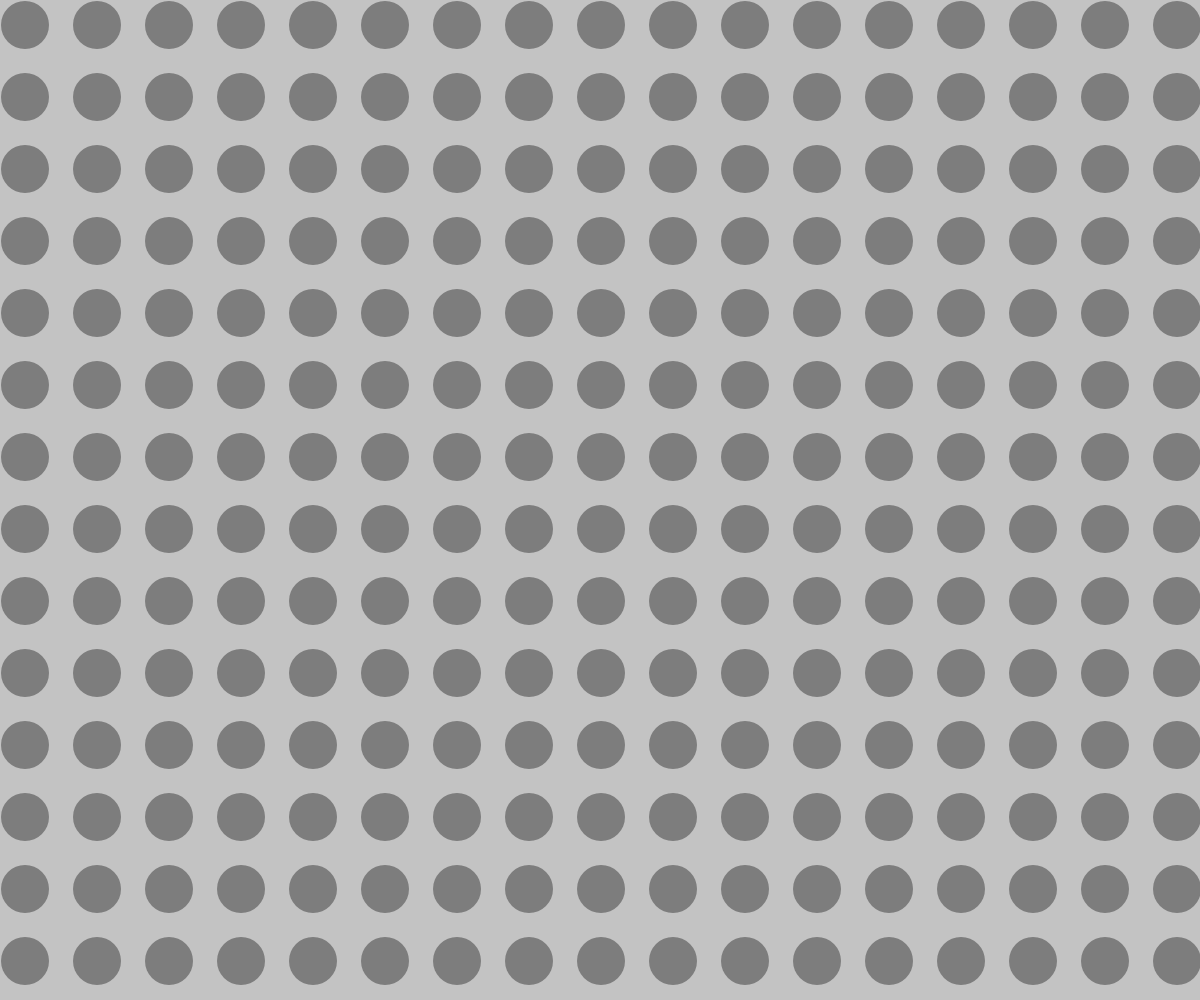
Frame 1 (no input)
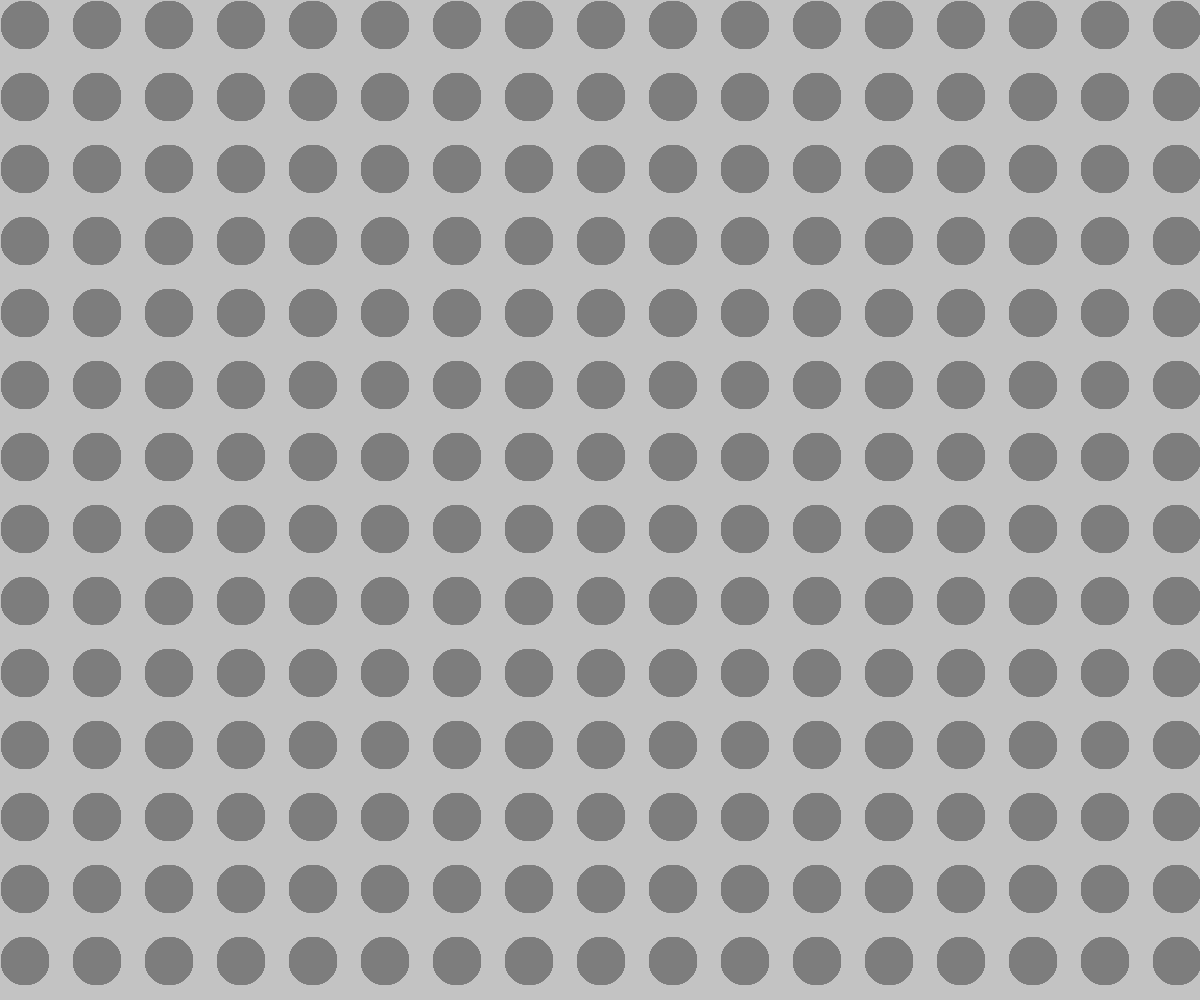
Frame 60 (no input)
Frame 120 (the mouse pressed at the canvas centre since frame 60): identical to frame 60, image omitted

The p5.js sketch that drew these frames (run headless with seeded random() and noise() and a simulated clock; from frame 60 on, the mouse is pressed at the canvas centre):

// p5.js sketch
// ── sketch.js
/*var xPos = 10;
var yPos = 10;
/width & height*/

var W, H, d;
var Xpos, Ypos;


function setup() {
//print("hello World")

W = windowWidth;
H = windowHeight;
d = 4*W/100;

createCanvas(W,H);
background(195, 195, 195);

}

function draw() {

  for (Xpos = 25; Xpos < W ; Xpos+= d*1.5 ){
    for (Ypos = 25; Ypos < H ; Ypos+= d*1.5){


      if (Xpos >= 190 && Xpos <= 240 && Ypos >= 190 && Ypos <=240 ){
        fill (255,0,0);
      }
        else{
            fill(125,125,125);
            }




      noStroke();
      ellipse(Xpos,Ypos, d, d);



    }
  }


}
